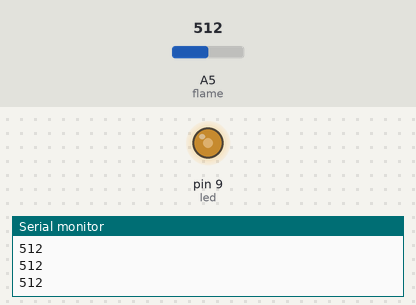
This sketch was run on a simulated Arduino Uno, built with avr-gcc and run on an emulated ATmega328P. On the bench: output pins drawn as LEDs (lit = HIGH), the last lines printed to the serial monitor. The test bench sets the inputs (shaded band); at power-on: A5 (flame) = 512.

Above: at 1.2 s.
1.3 s: A5 (flame) set to 716
At 2.5 s:
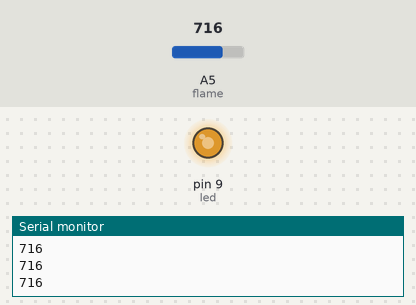
2.8 s: A5 (flame) set to 900
At 3.4 s:
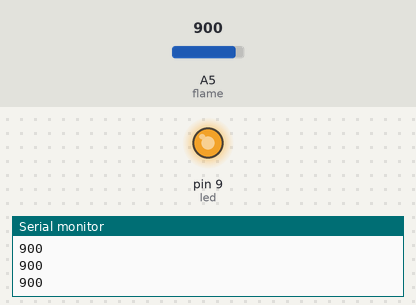
4.3 s: A5 (flame) set to 122
At 4.6 s:
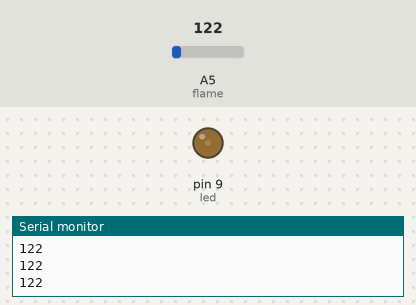
5.8 s: A5 (flame) set to 0
At 7.1 s:
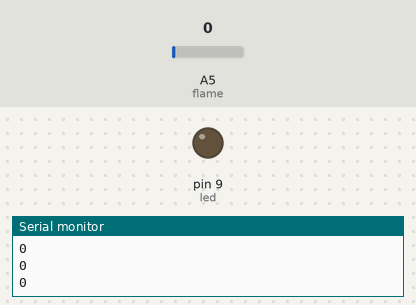
Timing chart, 0 to 8.3 s (numbered marks = the images above; inputs shaded):
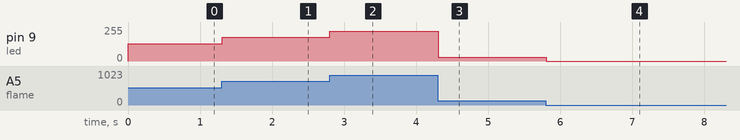

Measured:
- after the input at 1.3 s, pin 9 (led): 128/255 → 179/255 at once
- after the input at 2.8 s, pin 9 (led): 179/255 → 225/255 at once
- after the input at 4.3 s, pin 9 (led): 225/255 → 30/255 at once
- after the input at 5.8 s, pin 9 (led): 30/255 → 0/255 at once

The sketch:

fire_sensor.ino
```cpp
int flame = 5;
int led = 9;
int val;
void setup(){
  pinMode(flame,INPUT);
  pinMode(led,OUTPUT);
  Serial.begin(9600);
}
void loop(){
  val=analogRead(flame);
  Serial.println(val);
  analogWrite(led,val/4);
  delay(10);
}
```
